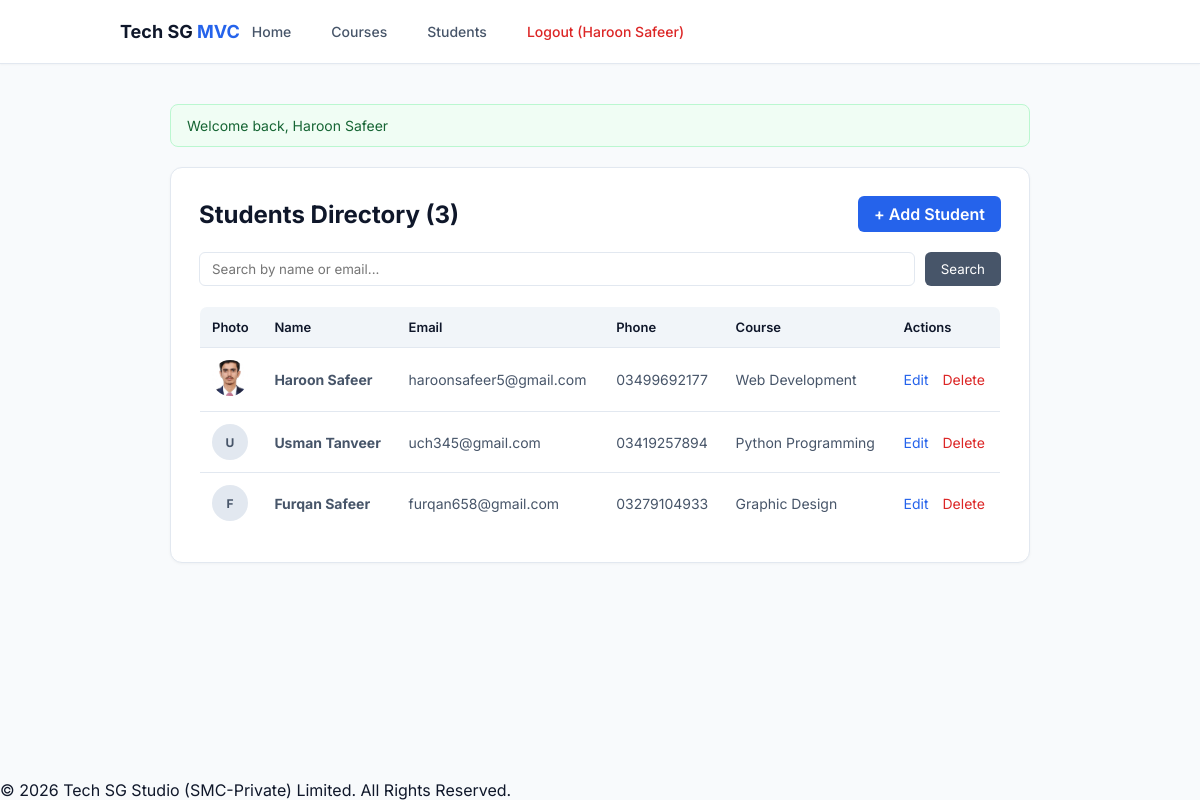
The page /public/students (signed in) on the database its author committed.
### tables this page shows
CREATE TABLE `students` (
  `id` int(10) UNSIGNED NOT NULL,
  `course_id` int(10) UNSIGNED DEFAULT NULL,
  `name` varchar(100) NOT NULL,
  `email` varchar(150) NOT NULL,
  `phone` varchar(20) DEFAULT NULL,
  `photo` varchar(120) DEFAULT NULL,
  `created_at` timestamp NOT NULL DEFAULT current_timestamp()
);

CREATE TABLE `courses` (
  `id` int(10) UNSIGNED NOT NULL,
  `title` varchar(150) NOT NULL
);

### app/Core/Controller.php (called while the page is built, shortened)
<?php
class Controller
{
    protected function view(string $view, array $data = []): void
    {
        extract($data);
        require ROOT . '/app/Views/layout/header.php';
        require ROOT . '/app/Views/' . $view . '.php';
        require ROOT . '/app/Views/layout/footer.php';
    }
}
function e($v): string {
    return htmlspecialchars((string) $v, ENT_QUOTES, 'UTF-8');
}

### app/Controllers/StudentsController.php (called while the page is built, shortened)
<?php
class StudentsController extends Controller
{
    private Student $model;
    public function __construct()
    {
        $this->model = new Student();
    }
    public function index(): void
    {
        $q = trim($_GET['q'] ?? '');
        $page = max(1, (int)($_GET['page'] ?? 1));
        $perPage = 5;
        $total = $this->model->count($q);
        $this->view('students/index', [
            'rows' => $this->model->paginate($q, $perPage, ($page - 1) * $perPage),
            'page' => $page,
            'pages' => max(1, (int)ceil($total / $perPage)),
            'total' => $total,
            'q' => $q,
            'csrf' => $this->csrfToken()
        ]);
    }
}

### app/Core/Router.php (called while the page is built, shortened)
<?php
class Router
{
    public function dispatch(): void
    {
        $url = trim($_GET['url'] ?? '', '/');
        $parts = $url === '' ? [] : explode('/', $url);
        $method = $parts[1] ?? 'index';
        $params = array_slice($parts, 2);
        $controller = new $class();
        call_user_func_array([$controller, $method], $params);
    }
}

### public/index.php (called while the page is built, shortened)
<?php
spl_autoload_register(function (string $class) {
    foreach (['app/Core/', 'app/Controllers/', 'app/Models/'] as $dir) {
        $file = ROOT . '/' . $dir . $class . '.php';
        if (is_file($file)) {
            return;
        }
    }
});
(new Router())->dispatch();

### app/Core/Database.php (called while the page is built)
<?php
class Database
{
    private static ?PDO $pdo = null;
    public static function connect(): PDO
    {
        if (self::$pdo === null) {
            try {
                self::$pdo = new PDO(
                    "mysql:host=" . DB_HOST . ";dbname=" . DB_NAME . ";charset=utf8mb4",
                    DB_USER,
                    DB_PASS,
                    [
                        PDO::ATTR_ERRMODE => PDO::ERRMODE_EXCEPTION,
                        PDO::ATTR_DEFAULT_FETCH_MODE => PDO::FETCH_ASSOC,
                        PDO::ATTR_EMULATE_PREPARES => false,
                    ]
                );
            } catch (PDOException $e) {
                error_log($e->getMessage());
                http_response_code(500);
                die(APP_DEBUG ? $e->getMessage() : "Database connection error.");
            }
        }
        return self::$pdo;
    }
}

### app/Core/Model.php (called while the page is built, shortened)
<?php
abstract class Model
{
    public function __construct()
    {
        $this->db = Database::connect();
    }
}

### app/Models/Student.php (called while the page is built, shortened)
<?php
class Student extends Model
{
    public function paginate(string $q, int $limit, int $offset): array
    {
        $sql = "SELECT s.*, c.title AS course
                FROM students s LEFT JOIN courses c ON c.id = s.course_id
                WHERE s.name LIKE :q1 OR s.email LIKE :q2
                ORDER BY s.id DESC LIMIT " . (int)$limit . " OFFSET " . (int)$offset;
        $st = $this->db->prepare($sql);
        $st->execute([
            'q1' => "%$q%",
            'q2' => "%$q%"
        ]);
        return $st->fetchAll();
    }
    public function count(string $q = ''): int
    {
        $st = $this->db->prepare("SELECT COUNT(*) FROM students WHERE name LIKE :q1 OR email LIKE :q2");
        $st->execute([
            'q1' => "%$q%",
            'q2' => "%$q%"
        ]);
        return (int)$st->fetchColumn();
    }
}

### app/Views/students/index.php (the view, shortened to what this page needs)
<div style="display: flex; justify-content: space-between; align-items: center; margin-bottom: 20px;">
    <h2>Students Directory (<?= (int)$total ?>)</h2>
    <a href="<?= BASE_URL ?>/students/create" class="btn" style="padding: 8px 16px; text-decoration:none; border-radius:6px;">+ Add Student</a>
</div>
<form method="GET" action="<?= BASE_URL ?>/students" style="margin-bottom: 20px; display:flex; gap:10px;">
    <input type="text" name="q" value="<?= e($q) ?>" placeholder="Search by name or email..." style="flex:1; padding:8px 12px; border:1px solid #e2e8f0; border-radius:6px;">
    <button type="submit" style="padding:8px 16px; background:#475569; color:#fff; border:none; border-radius:6px; cursor:pointer;">Search</button>
</form>
<table>
    <thead>
        <tr>
            <th>Photo</th>
            <th>Name</th>
            <th>Email</th>
            <th>Phone</th>
            <th>Course</th>
            <th>Actions</th>
        </tr>
    </thead>
    <tbody>
        <?php if (empty($rows)): ?>
            <tr><td colspan="6" style="text-align: center;">No students found.</td></tr>
        <?php else: ?>
            <?php foreach ($rows as $r): ?>
                <tr>
                    <td>
                        <?php if (!empty($r['photo'])): ?>
                            <img src="<?= BASE_URL ?>/uploads/<?= e($r['photo']) ?>" style="width:36px; height:36px; border-radius:50%; object-fit:cover;">
                        <?php else: ?>
                            <div style="width:36px; height:36px; border-radius:50%; background:#e2e8f0; display:flex; align-items:center; justify-content:center; font-size:12px; font-weight:700; color:#475569;">
                                <?= strtoupper(substr($r['name'], 0, 1)) ?>
                            </div>
                        <?php endif; ?>
                    </td>
                    <td><strong><?= e($r['name']) ?></strong></td>
                    <td><?= e($r['email']) ?></td>
                    <td><?= e($r['phone'] ?? '-') ?></td>
                    <td><?= e($r['course'] ?? 'N/A') ?></td>
                    <td>
                        <a href="<?= BASE_URL ?>/students/edit/<?= (int)$r['id'] ?>" style="color:#2563eb; text-decoration:none; margin-right:10px;">Edit</a>
                        <?php if (($_SESSION['user']['role'] ?? '') === 'admin'): ?>
                            <form method="POST" action="<?= BASE_URL ?>/students/delete/<?= (int)$r['id'] ?>" style="display:inline;" onsubmit="return confirm('Are you sure you want to delete this student?')">
                                <button type="submit" style="background:none; border:none; color:#dc2626; cursor:pointer; font-size:14px;">Delete</button>
                            </form>
                        <?php endif; ?>
                    </td>
                </tr>
            <?php endforeach; ?>
        <?php endif; ?>
    </tbody>
</table>

### app/Views/layout/header.php (shortened to what this page needs)
<!DOCTYPE html>
<html lang="en">
<head>
</head>
<body>
<nav>
    <a href="<?= BASE_URL ?>/" class="brand">Tech SG <span>MVC</span></a>
    <div class="nav-links">
        <a href="<?= BASE_URL ?>/">Home</a>
        <a href="<?= BASE_URL ?>/courses">Courses</a>
        <?php if (!empty($_SESSION['user'])): ?>
            <a href="<?= BASE_URL ?>/students">Students</a>
            <a href="<?= BASE_URL ?>/auth/logout" style="color:#dc2626;">Logout (<?= e($_SESSION['user']['name']) ?>)</a>
        <?php else: ?>
            <a href="<?= BASE_URL ?>/auth/login">Login</a>
            <a href="<?= BASE_URL ?>/auth/register" class="btn">Register</a>
        <?php endif; ?>
    </div>
</nav>
<main>
<?php if (!empty($_SESSION['flash'])): $f = $_SESSION['flash']; unset($_SESSION['flash']); ?>
    <div class="alert <?= e($f['type']) ?>"><?= e($f['msg']) ?></div>
<?php endif; ?>
<div class="card">

### app/Views/layout/footer.php
</div>
</main>
<footer>
    &copy; <?= date('Y') ?> Tech SG Studio (SMC-Private) Limited. All Rights Reserved.
</footer>
</body>
</html>

### app/Views/layout/header.php (style rules this page uses)
:root { --bg-body: #f8fafc; --surface: #ffffff; --primary: #2563eb; --text-main: #0f172a; --text-sub: #475569; --border: #e2e8f0; }
* { margin:0; padding:0; box-sizing:border-box; font-family:'Inter', sans-serif; }
body { background-color: var(--bg-body); color: var(--text-main); min-height:100vh; display:flex; flex-direction:column; }
nav { background: var(--surface); border-bottom:1px solid var(--border); padding:0 10%; height:64px; display:flex; align-items:center; justify-between; box-shadow:0 1px 2px rgba(0,0,0,0.03); }
.brand { font-weight:700; font-size:18px; text-decoration:none; color:var(--text-main); }
.brand span { color:var(--primary); }
.nav-links { display:flex; gap:16px; align-items:center; }
.nav-links a { color:var(--text-sub); text-decoration:none; font-weight:500; font-size:14px; padding:6px 12px; border-radius:6px; }
.btn { background:var(--primary); color:#fff !important; font-weight:600; }
main { flex:1; max-width:900px; width:100%; margin:40px auto; padding:0 20px; }
.card { background: var(--surface); border:1px solid var(--border); border-radius:12px; padding:28px; box-shadow:0 1px 3px rgba(0,0,0,0.04); }
.alert { padding:12px 16px; border-radius:8px; font-size:14px; margin-bottom:20px; }
.alert.success { background:#f0fdf4; color:#166534; border:1px solid #bbf7d0; }
table { width:100%; border-collapse:collapse; margin-top:16px; border:1px solid var(--border); border-radius:8px; overflow:hidden; }
th { background:#f1f5f9; padding:12px; text-align:left; font-size:13px; font-weight:600; border-bottom:1px solid var(--border); }
td { padding:12px; border-bottom:1px solid var(--border); font-size:14px; color:var(--text-sub); }

### rows shown on the page
students: photo (picture), name "Haroon Safeer", email "haroonsafeer5@gmail.com", phone "03499692177", course.title "Web Development"
students: name "U", name "Usman Tanveer", email "uch345@gmail.com", phone "03419257894", course.title "Python Programming"
students: name "F", name "Furqan Safeer", email "furqan658@gmail.com", phone "03279104933", course.title "Graphic Design"

### other values the page prints
$_SESSION['user']['name'] "Haroon Safeer"
$f['msg'] "Welcome back, Haroon Safeer"
$total "3"
